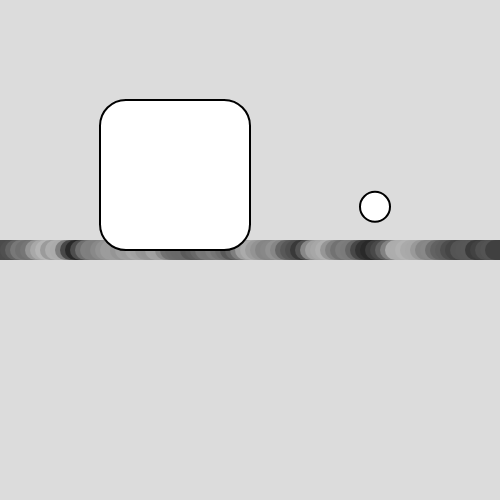
Frame 1 (no input)
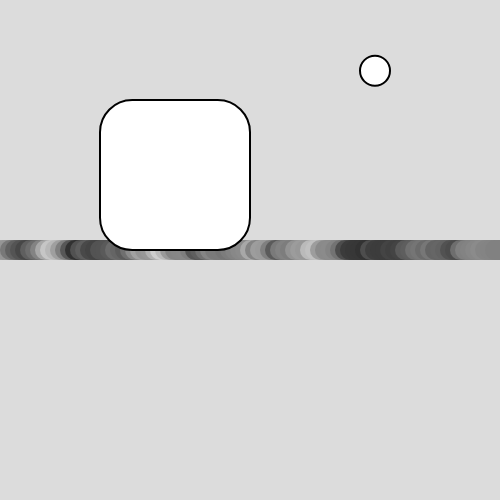
Frame 60 (no input)
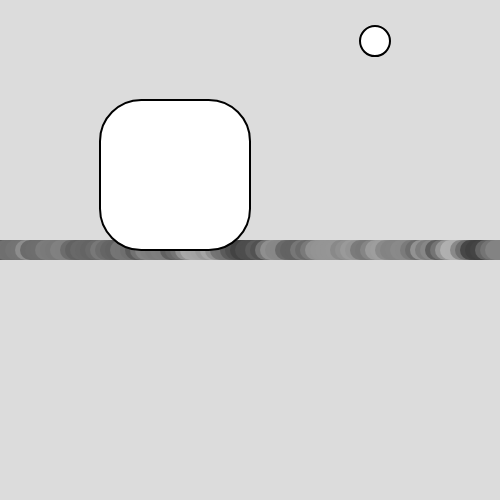
Frame 120 (the mouse pressed at the canvas centre since frame 60)

The p5.js sketch that drew these frames (run headless with seeded random() and noise() and a simulated clock; from frame 60 on, the mouse is pressed at the canvas centre):

// p5.js sketch
// ── sketch.js
// Working with Noise
// Tyler Lusher 
// no
//
// Psuedo-random numbers:  Uniform distribution, perlin Noise
//            //random ()

// Global Variables 
let segmentLength = 5;
let ballY = 200;
let noisePositionRound = 50; // arbitraty startign spot 
let noisePositionLine = 200;
let noisePositionBallY = 0;


const noiseShift = 0.2; // the larger this value , the more unrealated the noise result 

function setup() {
  createCanvas(500, 500);
  frameRate(24); // demo was at 10
}

function wastfulLine(){
  // using a loop, let's draw a horizontal line made up of 
  let x = 0;
  strokeWeight(20);
  while (x < height){
    //option 1 using random()
    let lineValue = random(0,255);

    //option 2 using noise()
    lineValue = noise(noisePositionLine); // 0-1
    lineValue = map(lineValue,0,1,0,255);
    noisePositionLine += noiseShift;

    stroke(lineValue);
    line(x, height/2, x+segmentLength, height/2);
    x += segmentLength;
  }
}

function rectangleOnLine(){
  //draw a rectangle which always sits on the line 
  rectMode(CORNERS);
  strokeWeight(2);
  stroke(0); 

  //option 1 using random() [uniform distrabution]
  let roundedAmount = random(2,70);
  // option 2 using noise 
  roundedAmount = noise(noisePositionRound); // 0-1
  roundedAmount = map(roundedAmount,0,1,2,70);
  noisePositionRound += noiseShift;

  rect(width*0.2,height/2,width*0.5,height * 0.2,roundedAmount);
}

function moveBall(){
  //option 1 using randon() 
  //ballY += random(-20,20);

  //option 2 using noise()
  let dY = noise(noisePositionBallY); // 0-1
  dY = map(dY,0,1,-20,20);
  noisePositionBallY += noiseShift;
  ballY += dY;

  circle(width*0.75,ballY,30);
}

function draw() {
  background(220);
  wastfulLine();
  rectangleOnLine();
  moveBall();
}
